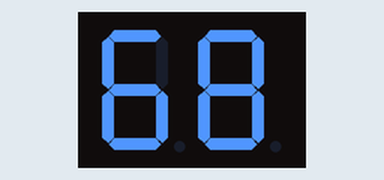
A sketch run on a simulated Arduino Uno, built with avr-gcc and run on an emulated ATmega328P. Shown: 2-digit seven-segment display. Wiring (inferred from the names in the program): 2-digit 7-segment display, segments lit when HIGH: segments pin 2, pin 3, pin 4, pin 5, pin 6, pin 7, pin 8, pin 9; digit selects pin 10, pin 11. The segment pins are drawn as the display they are named for.

Above: at 1.46 s.
At 3.88 s:
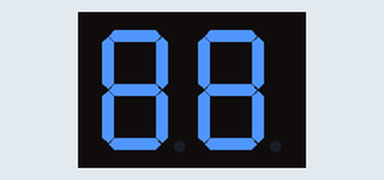
At 6.3 s:
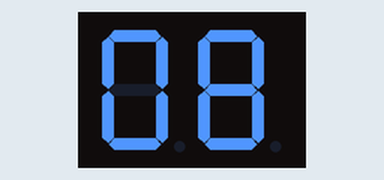
At 11.09 s:
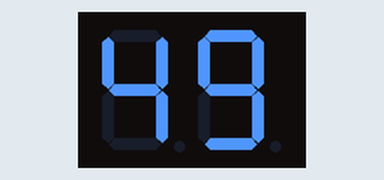
At 22.24 s:
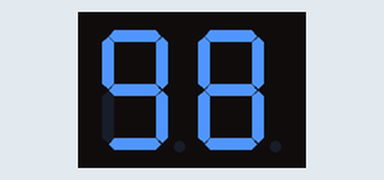
At 35.56 s:
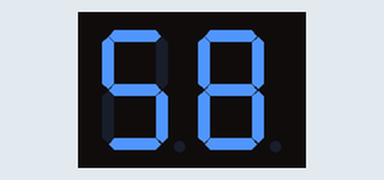

The sketch:

____5-6_1___7-_____2___________________.ino
```cpp
/*
  Author: 202115064 김동주 <hepheir@gmail.com>
 */
byte seg_digit_to_pin_table[10] = {
    0b11111100,
    0b01100000,
    0b11011010,
    0b11110010,
    0b01100110,
    0b10110110,
    0b10111110,
    0b11100100,
    0b11111110,
    0b11110110};

#define SEG_PIN_COUNT 8
#define SEG_COUNT 2

int seg_pins[SEG_PIN_COUNT] = {2, 3, 4, 5, 6, 7, 8, 9};
int segs[SEG_COUNT] = {10, 11};

void displayDigit(int val, int dst)
{
    for (int i = 0; i < SEG_COUNT; i++)
    {
        digitalWrite(segs[i], LOW);
    }
    for (int i = 0; i < SEG_PIN_COUNT; i++)
    {
        if (seg_digit_to_pin_table[val] & (0b10000000 >> i))
        {
            digitalWrite(seg_pins[i], HIGH);
        }
        else
        {
            digitalWrite(seg_pins[i], LOW);
        }
    }
    digitalWrite(segs[dst], HIGH);
}

void displayNumber(int val)
{
    for (int i = 0; i < SEG_COUNT; i++)
    {
        displayDigit(val % 10, i);
        val /= 10;
        delay(10);
    }
}

void setup()
{
    for (int i = 0; i < SEG_COUNT; i++)
    {
        pinMode(segs[i], OUTPUT);
    }
    for (int i = 0; i < SEG_PIN_COUNT; i++)
    {
        pinMode(seg_pins[i], OUTPUT);
    }
}

void loop()
{
    for (int i = 0; i < 100; i++)
    {
        displayNumber(i);
    }
}
```
